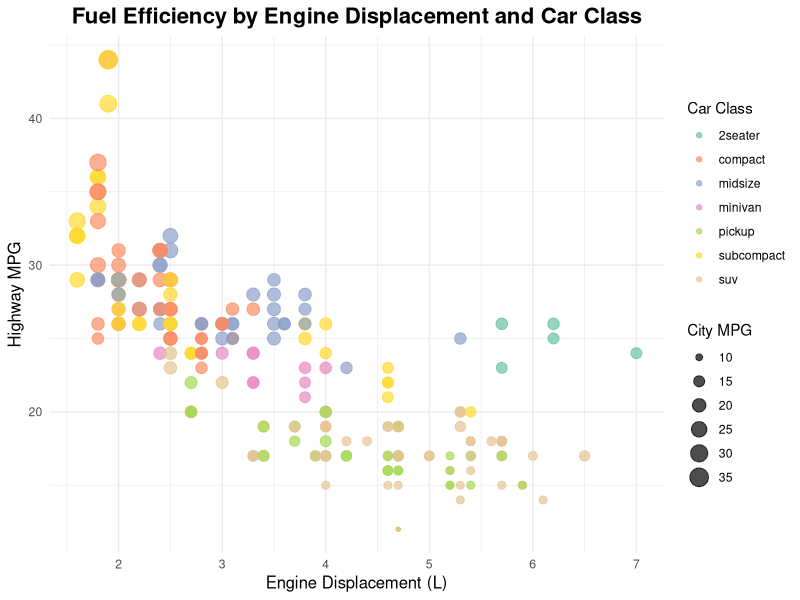
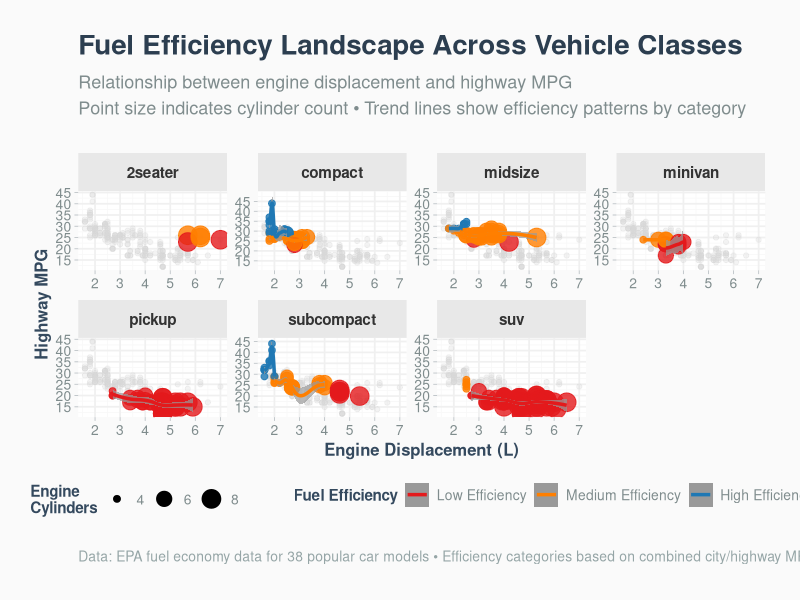
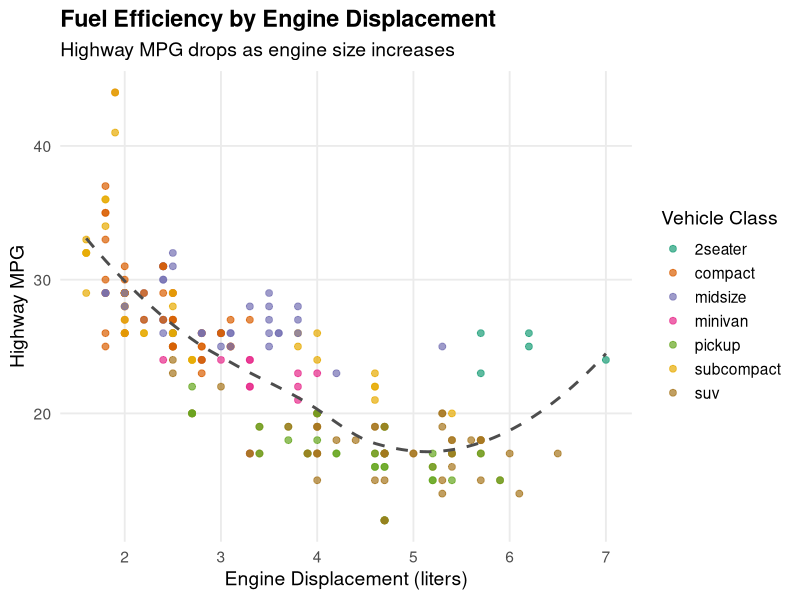
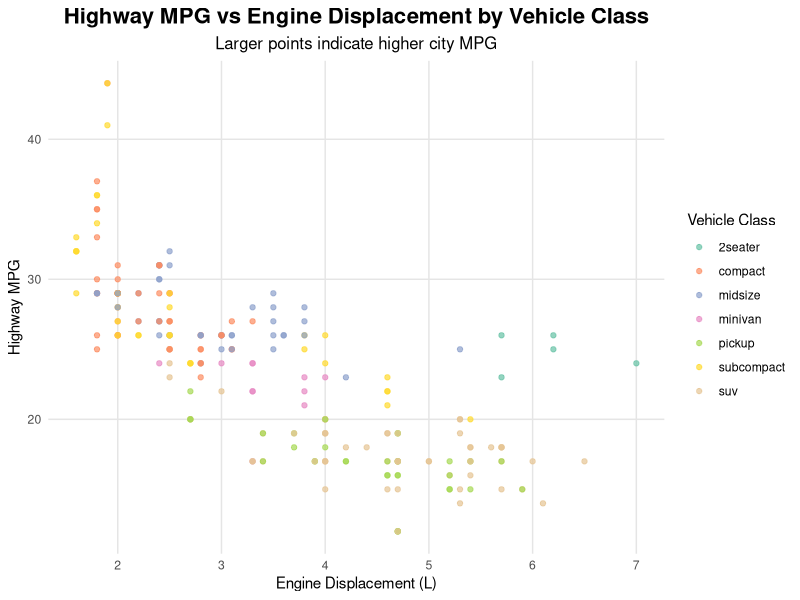

These charts were generated, in order, by the following R code:
## ---- chunk 1
suppressPackageStartupMessages(library(tidyverse))
## ---- chunk 2
ggplot(data = mpg, aes(x = displ, y = hwy, color = class, size = cty)) +
  geom_point(alpha = 0.7) +
  scale_color_brewer(palette = "Set2") +
  labs(
    title = "Fuel Efficiency by Engine Displacement and Car Class",
    x = "Engine Displacement (L)",
    y = "Highway MPG",
    color = "Car Class",
    size = "City MPG"
  ) +
  theme_minimal() +
  theme(
    plot.title = element_text(hjust = 0.5, size = 16, face = "bold"),
    axis.title = element_text(size = 12),
    legend.position = "right"
  )
## ---- chunk 3
# Create a beautiful visualization of fuel efficiency across vehicle classes
mpg %>%
  # Add a combined efficiency metric
  mutate(
    combined_mpg = (cty + hwy) / 2,
    efficiency_category = case_when(
      combined_mpg >= 25 ~ "High Efficiency",
      combined_mpg >= 20 ~ "Medium Efficiency",
      TRUE ~ "Low Efficiency"
    ),
    efficiency_category = factor(efficiency_category, 
                                levels = c("Low Efficiency", "Medium Efficiency", "High Efficiency"))
  ) %>%
  
  # Create the main plot
  ggplot(aes(x = displ, y = hwy)) +
  
  # Add background points for context
  geom_point(data = . %>% select(-class), 
             color = "grey85", alpha = 0.3, size = 1.5) +
  
  # Add main points with beautiful styling
  geom_point(aes(color = efficiency_category, size = cyl), 
             alpha = 0.8, stroke = 0.5, stroke_color = "white") +
  
  # Add smooth trend lines
  geom_smooth(aes(color = efficiency_category), 
              method = "loess", se = TRUE, 
              linewidth = 1.2, alpha = 0.7) +
  
  # Facet by vehicle class
  facet_wrap(~class, ncol = 4, scales = "free") +
  
  # Beautiful color palette
  scale_color_manual(
    name = "Fuel Efficiency",
    values = c("Low Efficiency" = "#E31A1C", 
               "Medium Efficiency" = "#FF7F00", 
               "High Efficiency" = "#1F78B4"),
    guide = guide_legend(override.aes = list(size = 4, alpha = 1))
  ) +
  
  # Size scale for cylinders
  scale_size_continuous(
    name = "Engine\nCylinders", 
    range = c(2, 6),
    breaks = c(4, 6, 8),
    guide = guide_legend(override.aes = list(alpha = 1))
  ) +
  
  # Clean axis scales
  scale_x_continuous(
    name = "Engine Displacement (L)",
    breaks = seq(1, 7, 1),
    minor_breaks = seq(1, 7, 0.5)
  ) +
  
  scale_y_continuous(
    name = "Highway MPG",
    breaks = seq(10, 45, 5)
  ) +
  
  # Elegant theme
  theme_minimal() +
  theme(
    # Plot background
    plot.background = element_rect(fill = "#fafafa", color = NA),
    panel.background = element_rect(fill = "white", color = NA),
    
    # Grid styling
    panel.grid.major = element_line(color = "#f0f0f0", linewidth = 0.6),
    panel.grid.minor = element_line(color = "#f8f8f8", linewidth = 0.3),
    
    # Facet styling
    strip.background = element_rect(fill = "#e8e8e8", color = NA, linewidth = 0),
    strip.text = element_text(face = "bold", size = 11, color = "#333333",
                              margin = margin(t = 8, b = 8)),
    
    # Text styling
    plot.title = element_text(
      size = 20, face = "bold", 
      margin = margin(b = 10), 
      color = "#2c3e50"
    ),
    plot.subtitle = element_text(
      size = 13, color = "#7f8c8d", 
      margin = margin(b = 25),
      lineheight = 1.2
    ),
    plot.caption = element_text(
      size = 10, color = "#95a5a6", 
      margin = margin(t = 20),
      hjust = 0
    ),
    
    # Axis styling
    axis.title = element_text(size = 12, face = "bold", color = "#34495e"),
    axis.text = element_text(size = 10, color = "#7f8c8d"),
    axis.ticks = element_line(color = "#bdc3c7", linewidth = 0.3),
    
    # Legend styling
    legend.position = "bottom",
    legend.box = "horizontal",
    legend.spacing.x = unit(1, "cm"),
    legend.title = element_text(size = 11, face = "bold", color = "#34495e"),
    legend.text = element_text(size = 10, color = "#7f8c8d"),
    legend.key = element_rect(fill = NA, color = NA),
    legend.background = element_rect(fill = NA, color = NA),
    
    # Margins
    plot.margin = margin(25, 25, 25, 25)
  ) +
  
  # Labels and titles
  labs(
    title = "Fuel Efficiency Landscape Across Vehicle Classes",
    subtitle = "Relationship between engine displacement and highway MPG\nPoint size indicates cylinder count • Trend lines show efficiency patterns by category",
    x = "Engine Displacement (Liters)",
    y = "Highway Miles Per Gallon",
    caption = "Data: EPA fuel economy data for 38 popular car models • Efficiency categories based on combined city/highway MPG"
  )
## ---- chunk 4
ggplot(mpg, aes(x = displ, y = hwy, color = class)) +
  geom_point(alpha = 0.7, size = 2) +
  geom_smooth(method = "loess", se = FALSE, color = "gray30", linetype = "dashed") +
  scale_color_brewer(palette = "Dark2") +
  labs(
    title = "Fuel Efficiency by Engine Displacement",
    subtitle = "Highway MPG drops as engine size increases",
    x = "Engine Displacement (liters)",
    y = "Highway MPG",
    color = "Vehicle Class"
  ) +
  theme_minimal(base_size = 14) +
  theme(
    plot.title = element_text(face = "bold"),
    legend.position = "right",
    panel.grid.minor = element_blank()
  )

## ---- chunk 5

ggplot(mpg, aes(x = displ, y = hwy, color = class)) +
  geom_point(alpha = 0.7) +
  scale_color_brewer(palette = "Set2") +
  scale_size_continuous(range = c(2, 8)) +
  labs(
    title = "Highway MPG vs Engine Displacement by Vehicle Class",
    subtitle = "Larger points indicate higher city MPG",
    x = "Engine Displacement (L)",
    y = "Highway MPG",
    color = "Vehicle Class",
    size = "City MPG"
  ) +
  theme_minimal() +
  theme(
    plot.title = element_text(size = 16, face = "bold", hjust = 0.5),
    plot.subtitle = element_text(size = 12, hjust = 0.5),
    legend.position = "right",
    legend.box = "vertical",
    panel.grid.major = element_line(color = "grey90"),
    panel.grid.minor = element_blank()
  )
